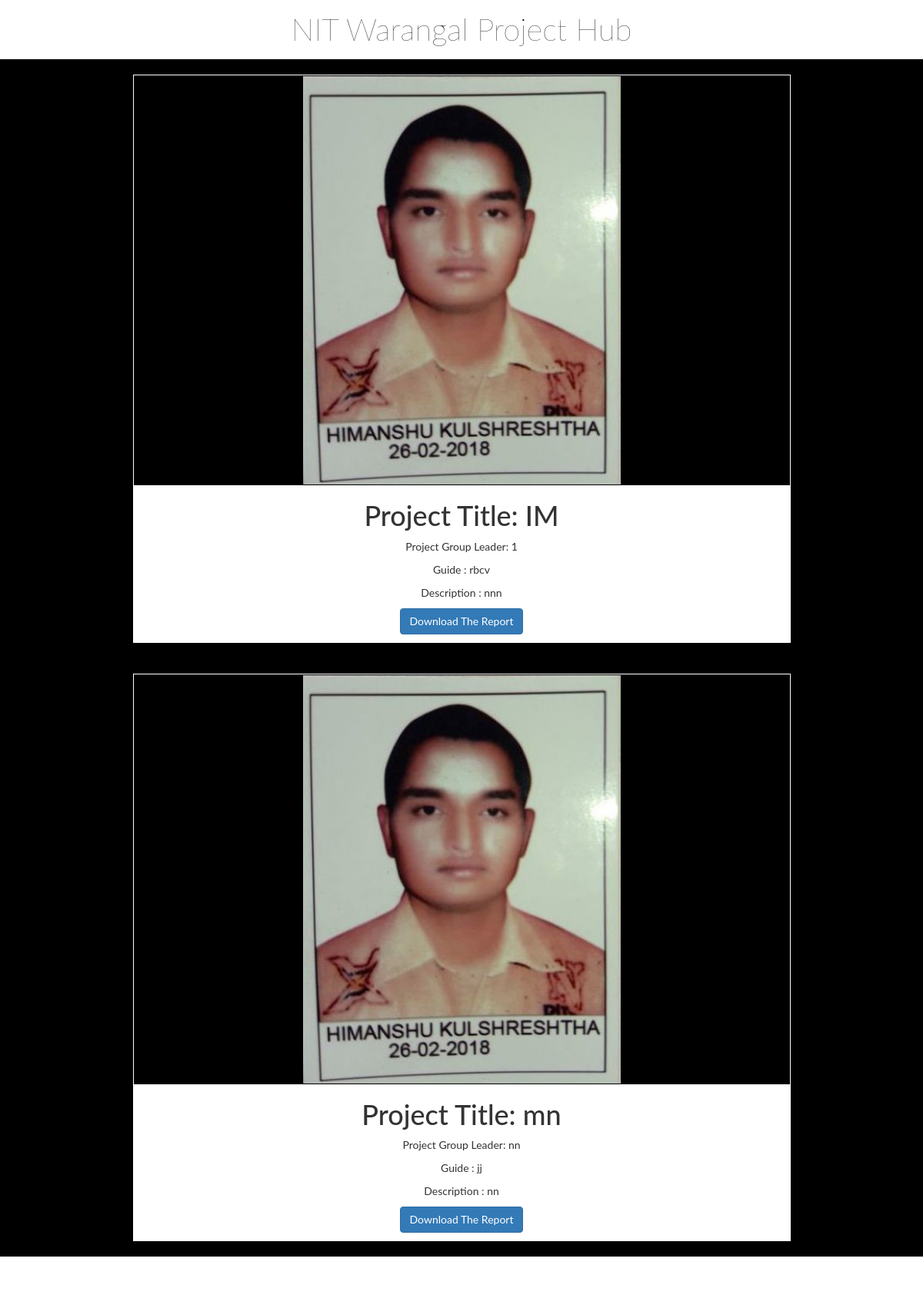
/main/items/, run on the app's committed database.
### BuyandSell/models.py (models this page shows)
class item(models.Model):
	item_name=models.CharField(max_length=100)
	item_id=models.CharField(max_length=50)
	price  = models.CharField(max_length=50)
	username = models.CharField(max_length=50)
	description =models.CharField(max_length=100)
	image=models.FileField()
	available =models.BooleanField(default=False)
	report=models.FileField(null=True)

### BuyandSell/views.py (the view)
def items(request):
	context = {}
	context['items'] = item.objects.all()
	return render(request,'BuyandSell/home.html',context)

### BuyandSell/templates/BuyandSell/home.html (shortened to what this page needs)
<!doctype html>
<html lang="en">
<head>
  {%load static%}
  <link rel="stylesheet" href="https://maxcdn.bootstrapcdn.com/bootstrap/3.3.7/css/bootstrap.min.css">
	<link rel="stylesheet" href="../../static/BuyandSell/style.css">
</head>
<body>
	<div class="block-container">
		<div class = 'my-header'>
		NIT Warangal Project Hub
		</div>
 	</div>
 	{% for i in items %}
	<div class = "container">
			<div class = "item_temp">
				<div class = "item_image">
					<img src = "{{ i.image.url }}" style="border: solid 1px black;"/>
				</div>
				<h1>Project Title: {{i.item_name}}</h1>
				<p>Project Group Leader: {{i.item_id}}</p>
				  <p>Guide : {{i.price}}</p>
				  <p>Description : {{i.description}}</p>
				  <p> <a href="{{ i.report.url }}" target="_blank" class="btn btn-primary">Download The Report </a>
				  </p>
			</div>
	</div>
	{%endfor%}
	<div class="foot-div"></div>
</body>
</html>

### BuyandSell/static/BuyandSell/style.css (style rules this page uses)
body { font-family: "Lato", sans-serif; background-color: black; }
div.foot-div { background-color: white; width: 100%; height : 50px; }
.item_temp { box-shadow: 0 4px 8px 0 rgba(0, 0, 0, 0.2); background-color: white; width : 75%; margin-top: 20px; margin-bottom: 20px; margin-left: auto; margin-right: auto; text-align: center; border: solid 1px white; }
.item_image { margin:0; background-color: black; width:auto; min-height: inherit; max-height:300px border : solid 4px black; }
a { text-decoration: none; font-size: 22px; color: black; }
.my-header { font-family: 'Lato', sans-serif; font-weight: 100; font-size: 40px; }
.block-container { background-color: white; color: black; width : 100%; padding : 10px; text-align: center; }

### data on the page
item: image (picture), item_name "IM", item_id "1", price "rbcv", description "nnn"
item: image (picture), item_name "mn", item_id "nn", price "jj", description "nn"
